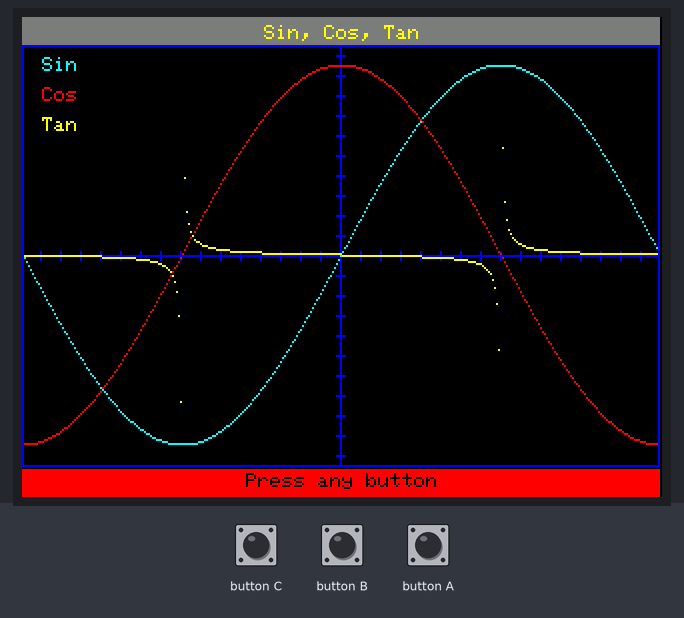
A sketch run on a simulated ESP32. On the bench: 320×240 colour display. The test bench sets the inputs (shaded band). Random numbers use the default seed unless the sketch sets one; what the sketch prints to the serial monitor is not drawn.

Above: at 1.3 s.
1.4 s: button C pressed for 0.15 s
At 2.2 s:
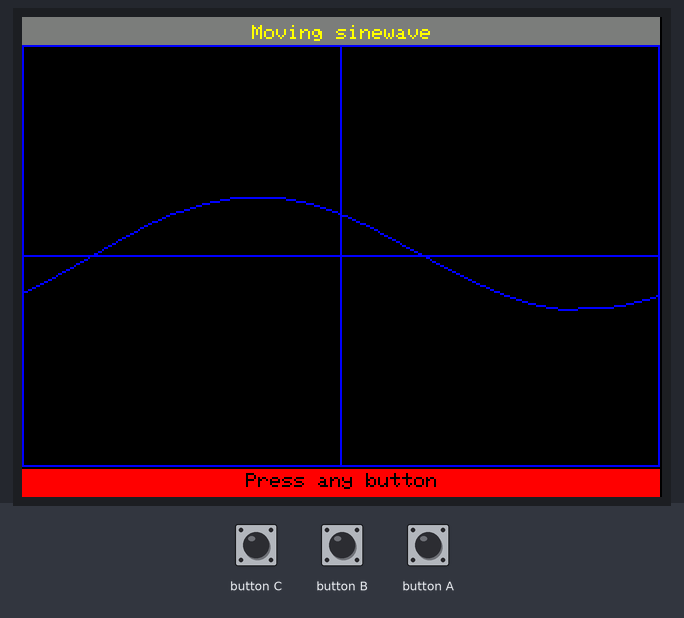
3.1 s: button B pressed for 0.15 s
At 4.5 s:
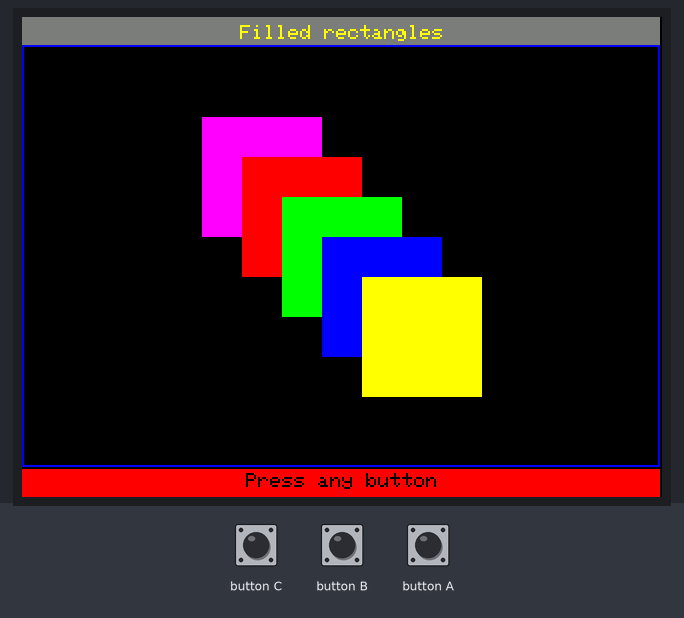
4.8 s: button A pressed for 0.15 s
At 5.9 s:
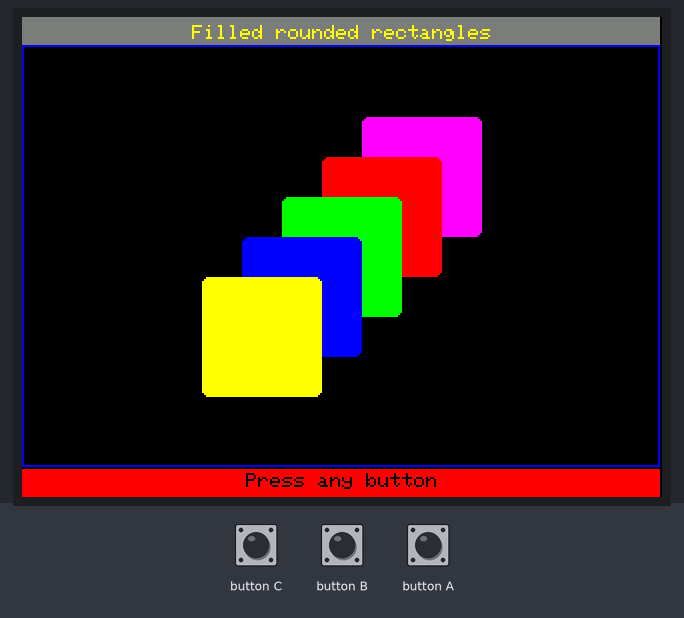
6.5 s: button C pressed for 1 s
At 8.8 s:
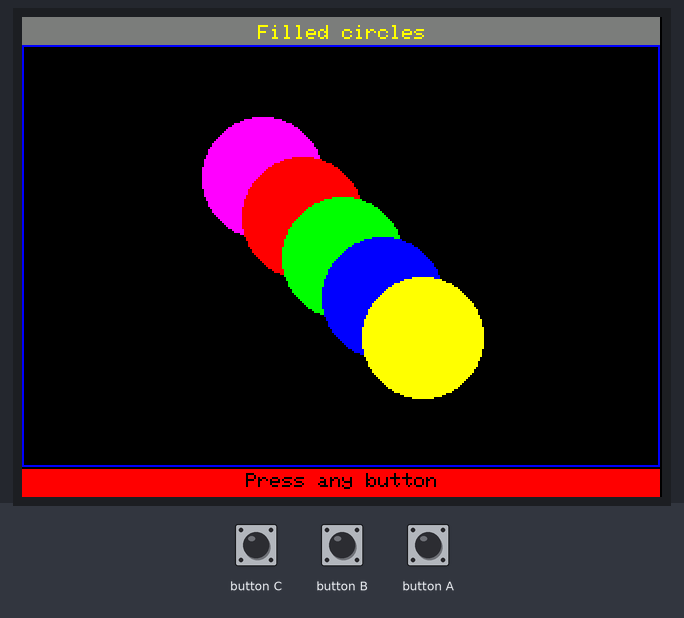
9.1 s: button B pressed for 1 s
At 11.5 s:
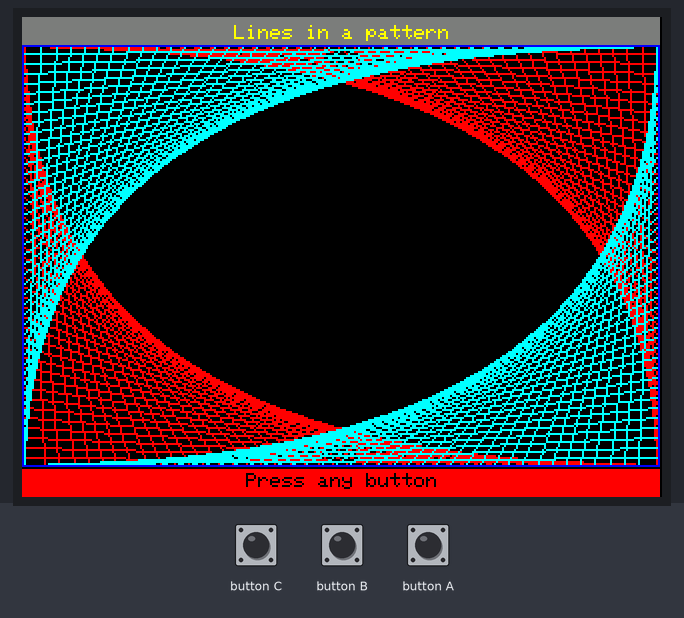
11.8 s: button A pressed for 1 s
At 13.6 s:
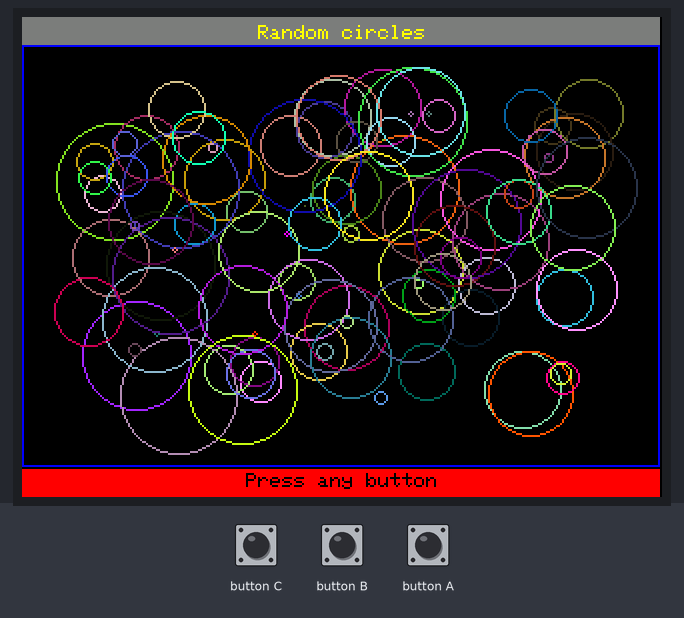
Timing chart, 0 to 15.1 s (numbered marks = the images above; inputs shaded):
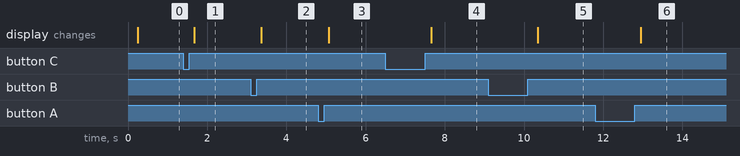

Measured:
- after the input at 1.4 s, the display: changes after 0.27 s (image 1)
- after the input at 3.1 s, the display: changes after 0.27 s (image 2)
- after the input at 4.8 s, the display: changes after 0.26 s (image 3)
- after the input at 6.5 s, the display: changes after 1.2 s (image 4)
- after the input at 9.1 s, the display: changes after 1.2 s (image 5)
- after the input at 11.8 s, the display: changes after 1.1 s (image 6)

The sketch:

tft-demo.ino
```cpp
// Demo based on:
// UTFT_Demo_320x240 by Henning Karlsen
// web: http://www.henningkarlsen.com/electronics
//
/*

 This sketch uses the GLCD and font 2 only.

 Make sure all the display driver and pin comnenctions are correct by
 editting the User_Setup.h file in the TFT_eSPI library folder.

 #########################################################################
 ###### DON'T FORGET TO UPDATE THE User_Setup.h FILE IN THE LIBRARY ######
 #########################################################################
 */

#include <M5Stack.h>

// #define BUTTON_A_PIN 39
// #define BUTTON_B_PIN 38
// #define BUTTON_C_PIN 37

#define TFT_GREY 0x7BEF

unsigned long runTime = 0;
int demoDelay = 5000;
int buttonWaitingDelay = 100;

// cppcheck-suppress unusedFunction
void setup() {

  randomSeed(analogRead(0xA0));

  // Setup the LCD
  M5.begin();
  // M5.Lcd.setRotation(1);

  Serial.begin(9600);
  Serial.println("Start");

  Serial.println("BUTTON_A_PIN: " + String(BUTTON_A_PIN));

}

void printHeader(String str) {
  int bgColor = TFT_GREY;
  int fgColor = TFT_YELLOW;
  M5.Lcd.fillRect(0, 0, 319, 14, bgColor);
  M5.Lcd.setTextColor(fgColor, bgColor);
  M5.Lcd.drawCentreString(str, 160, 4, 1);
}

void printFooter(String str) {
  int bgColor = TFT_RED;
  int fgColor = TFT_BLACK;
  M5.Lcd.fillRect(0, 226, 319, 14, bgColor);
  M5.Lcd.setTextColor(fgColor, bgColor);
  M5.Lcd.drawCentreString(str, 160, 228, 1);
}
void printInfoAndWait(String str) {
  printHeader(str);
  printFooter("Press any button");
  // delay(demoDelay);
  waitForAnyButton();
}

/* // UNUSED
 * bool button(int contactNumber) {
 *   if (digitalRead(contactNumber) == LOW) {
 *     delay(10);
 *     if (digitalRead(contactNumber) == LOW) return true;
 *   }
 *   return false;
 * }
 * void waitForButton(int contactNumber) {
 *   while (true) {
 *     if (digitalRead(contactNumber) == LOW) {
 *       return;
 *     }
 *     delay(buttonWaitingDelay);
 *   }
 * }
 */

int waitForAnyButton() {
  int Buttons[] = {
    BUTTON_A_PIN,
    BUTTON_B_PIN,
    BUTTON_C_PIN
  };
  Serial.println("Buttons.size: " + String(sizeof(Buttons)));
  int pressed = 0;
  // Wait for button press
  while (!pressed) {
    for (int i = 0; i < 3 && !pressed; i++) {
      int test = Buttons[i];
      if (digitalRead(test) == LOW) {
        pressed = test;
        break;
      }
    }
    delay(buttonWaitingDelay);
  }
  // Wait for button release
  if (pressed) {
    while (true) {
      if (digitalRead(pressed) != LOW) {
        return pressed;
      }
      delay(buttonWaitingDelay);
    }
  }
  return 0;
}

// cppcheck-suppress unusedFunction
void loop() {
  randomSeed(millis());
  //randomSeed(1234); // This ensure test is repeatable with exact same draws each loop
  int buf[318];
  int x, x2;
  int y, y2;
  int r;

  runTime = millis();

  // Clear the screen and draw the frame
  M5.Lcd.fillScreen(TFT_BLACK);

  printHeader("TFT Demo");

  M5.Lcd.drawRect(0, 14, 319, 211, TFT_BLUE);

  // Draw crosshairs
  M5.Lcd.drawLine(159, 15, 159, 224,TFT_BLUE);
  M5.Lcd.drawLine(1, 119, 318, 119,TFT_BLUE);
  for (int i=9; i<310; i+=10)
    M5.Lcd.drawLine(i, 117, i, 121,TFT_BLUE);
  for (int i=19; i<220; i+=10)
    M5.Lcd.drawLine(157, i, 161, i,TFT_BLUE);

  // Draw sin-, cos- and tan-lines
  M5.Lcd.setTextColor(TFT_CYAN);
  M5.Lcd.drawString("Sin", 10, 20, 1);
  for (int i=1; i<318; i++) {
    M5.Lcd.drawPixel(i,119+(sin(((i*1.13)*3.14)/180)*95),TFT_CYAN);
  }
  M5.Lcd.setTextColor(TFT_RED);
  M5.Lcd.drawString("Cos", 10, 35, 1);
  for (int i=1; i<318; i++) {
    M5.Lcd.drawPixel(i,119+(cos(((i*1.13)*3.14)/180)*95),TFT_RED);
  }
  M5.Lcd.setTextColor(TFT_YELLOW);
  M5.Lcd.drawString("Tan", 10, 50, 1);
  for (int i=1; i<318; i++) {
    M5.Lcd.drawPixel(i,119+(tan(((i*1.13)*3.14)/180)),TFT_YELLOW);
  }

  printInfoAndWait("Sin, Cos, Tan");

  M5.Lcd.fillRect(1,15,317,209,TFT_BLACK);

  M5.Lcd.drawLine(159, 15, 159, 224,TFT_BLUE);
  M5.Lcd.drawLine(1, 119, 318, 119,TFT_BLUE);

  int col = 0;
  // Draw a moving sinewave
  x=1;
  for (int i=1; i<(317*20); i++) {
    x++;
    if (x==318)
      x=1;
    if (i>318) {
      if ((x==159)||(buf[x-1]==119))
        col = TFT_BLUE;
      else
        M5.Lcd.drawPixel(x,buf[x-1],TFT_BLACK);
    }
    y=119+(sin(((i*1.1)*3.14)/180)*(90-(i / 100)));
    M5.Lcd.drawPixel(x,y,TFT_BLUE);
    buf[x-1]=y;
  }

  printInfoAndWait("Moving sinewave");

  M5.Lcd.fillRect(1,15,317,209,TFT_BLACK);

  // Draw some filled rectangles
  for (int i=1; i<6; i++) {
    switch (i)
    {
      case 1:
        col = TFT_MAGENTA;
        break;
      case 2:
        col = TFT_RED;
        break;
      case 3:
        col = TFT_GREEN;
        break;
      case 4:
        col = TFT_BLUE;
        break;
      case 5:
        col = TFT_YELLOW;
        break;
    }
    M5.Lcd.fillRect(70+(i*20), 30+(i*20), 60, 60,col);
  }

  printInfoAndWait("Filled rectangles");

  M5.Lcd.fillRect(1,15,317,209,TFT_BLACK);

  // Draw some filled, rounded rectangles
  for (int i=1; i<6; i++) {
    switch (i)
    {
      case 1:
        col = TFT_MAGENTA;
        break;
      case 2:
        col = TFT_RED;
        break;
      case 3:
        col = TFT_GREEN;
        break;
      case 4:
        col = TFT_BLUE;
        break;
      case 5:
        col = TFT_YELLOW;
        break;
    }
    M5.Lcd.fillRoundRect(190-(i*20), 30+(i*20), 60,60, 3,col);
  }

  printInfoAndWait("Filled rounded rectangles");

  M5.Lcd.fillRect(1,15,317,209,TFT_BLACK);

  // Draw some filled circles
  for (int i=1; i<6; i++) {
    switch (i)
    {
      case 1:
        col = TFT_MAGENTA;
        break;
      case 2:
        col = TFT_RED;
        break;
      case 3:
        col = TFT_GREEN;
        break;
      case 4:
        col = TFT_BLUE;
        break;
      case 5:
        col = TFT_YELLOW;
        break;
    }
    M5.Lcd.fillCircle(100+(i*20),60+(i*20), 30,col);
  }

  printInfoAndWait("Filled circles");

  M5.Lcd.fillRect(1,15,317,209,TFT_BLACK);

  // Draw some lines in a pattern

  for (int i=15; i<224; i+=5) {
    M5.Lcd.drawLine(1, i, (i*1.44)-10, 223,TFT_RED);
  }

  for (int i=223; i>15; i-=5) {
    M5.Lcd.drawLine(317, i, (i*1.44)-11, 15,TFT_RED);
  }

  for (int i=223; i>15; i-=5) {
    M5.Lcd.drawLine(1, i, 331-(i*1.44), 15,TFT_CYAN);
  }

  for (int i=15; i<224; i+=5) {
    M5.Lcd.drawLine(317, i, 330-(i*1.44), 223,TFT_CYAN);
  }

  printInfoAndWait("Lines in a pattern");

  M5.Lcd.fillRect(1,15,317,209,TFT_BLACK);

  // Draw some random circles
  for (int i=0; i<100; i++) {
    x=32+random(256);
    y=45+random(146);
    r=random(30);
    M5.Lcd.drawCircle(x, y, r,random(0xFFFF));
  }

  printInfoAndWait("Random circles");

  M5.Lcd.fillRect(1,15,317,209,TFT_BLACK);

  // Draw some random rectangles
  for (int i=0; i<100; i++) {
    x=2+random(316);
    y=16+random(207);
    x2=2+random(316);
    y2=16+random(207);
    if (x2<x) {
      r=x;x=x2;x2=r;
    }
    if (y2<y) {
      r=y;y=y2;y2=r;
    }
    M5.Lcd.drawRect(x, y, x2-x, y2-y,random(0xFFFF));
  }

  printInfoAndWait("Random rectangles");

  M5.Lcd.fillRect(1,15,317,209,TFT_BLACK);

  // Draw some random rounded rectangles
  for (int i=0; i<100; i++) {
    x=2+random(316);
    y=16+random(207);
    x2=2+random(316);
    y2=16+random(207);
    // We need to get the width and height and do some window checking
    if (x2<x) {
      r=x;x=x2;x2=r;
    }
    if (y2<y) {
      r=y;y=y2;y2=r;
    }
    // We need a minimum size of 6
    if((x2-x)<6) x2=x+6;
    if((y2-y)<6) y2=y+6;
    M5.Lcd.drawRoundRect(x, y, x2-x,y2-y, 3,random(0xFFFF));
  }

  printInfoAndWait("Random rounded rectangles");

  M5.Lcd.fillRect(1,15,317,209,TFT_BLACK);

 //randomSeed(1234);
 for (int i=0; i<100; i++) {
    x = 2+random(316);
    y = 16+random(209);
    x2 = 2+random(316);
    y2 = 16+random(209);
    int colour = random(0xFFFF);
    M5.Lcd.drawLine(x, y, x2, y2, colour);
  }

  printInfoAndWait("Random lines");

  M5.Lcd.fillRect(1,15,317,209,TFT_BLACK);

  // This test has been modified as it takes more time to calculate the random numbers
  // than to draw the pixels (3 seconds to produce 30,000 randoms)!
  for (int i=0; i<10000; i++) {
    M5.Lcd.drawPixel(2+random(316), 16+random(209),random(0xFFFF));
  }

  // Draw 10,000 pixels to fill a 100x100 pixel box
  // use the coords as the colour to produce the banding
  //byte i = 100;
  //while (i--) {
  //  byte j = 100;
  //  while (j--) M5.Lcd.drawPixel(i+110,j+70,i+j);
  //  //while (j--) M5.Lcd.drawPixel(i+110,j+70,0xFFFF);
  //}

  printInfoAndWait("Random points");

  M5.Lcd.fillScreen(TFT_BLUE);
  M5.Lcd.fillRoundRect(80, 70, 239-80,169-70, 3,TFT_RED);

  M5.Lcd.setTextColor(TFT_WHITE,TFT_RED);
  M5.Lcd.drawCentreString("That's all!", 160, 93, 2);
  M5.Lcd.drawCentreString("Press any button", 160, 119, 2);
  M5.Lcd.drawCentreString("to repeat", 160, 132, 2);
  // M5.Lcd.drawCentreString("Restarting in a", 160, 119,2);
  // M5.Lcd.drawCentreString("few seconds...", 160, 132,2);

  runTime = millis() - runTime;
  M5.Lcd.setTextColor(TFT_GREEN,TFT_BLUE);
  M5.Lcd.drawCentreString("Runtime: " + String(runTime) + " ms", 160, 290, 3);
  // M5.Lcd.setTextDatum(TC_DATUM);
  // M5.Lcd.drawNumber(runTime, 160, 225,2);

  printInfoAndWait("Done");

  // delay(demoDelay);

}
```
